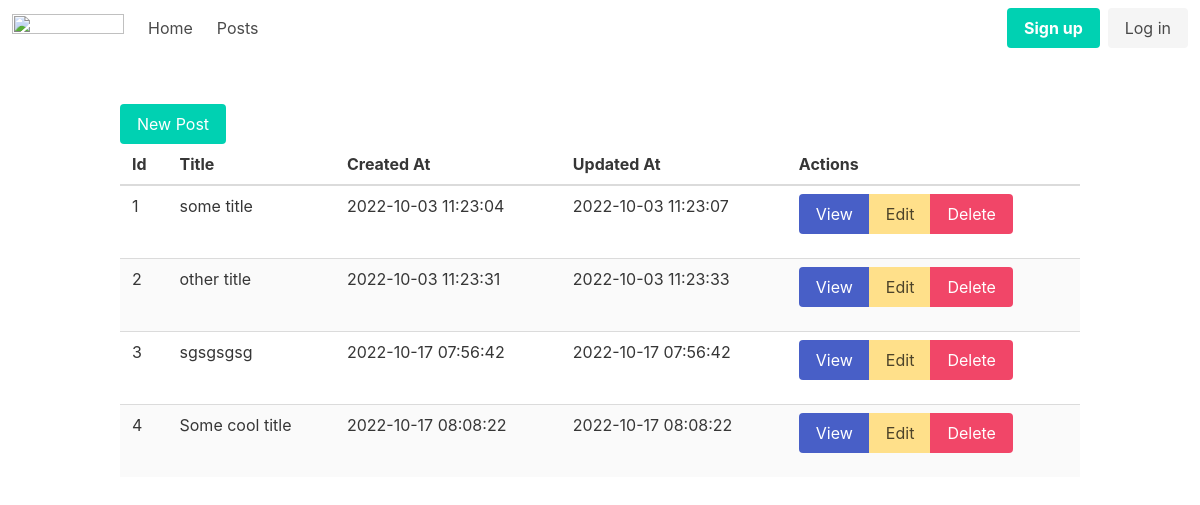
Page /posts on the earlier database version.
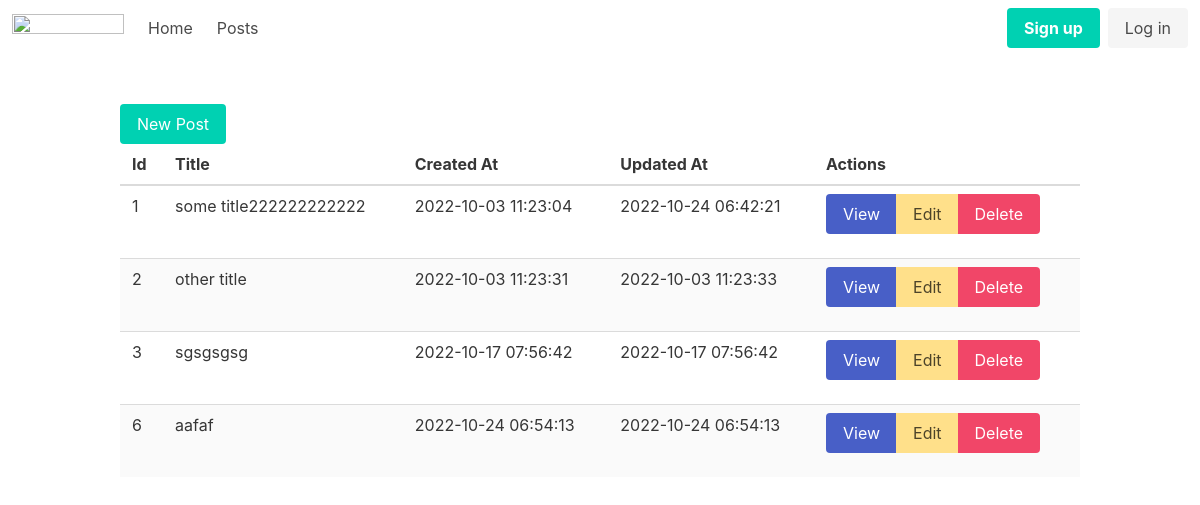
Same page on the later database version.
### tables this page shows
CREATE TABLE posts
(
	id integer
		constraint posts_pk
			primary key autoincrement,
	title text,
	body text not null,
	created_at datetime not null,
	updated_at datetime not null
);

### src/Router.php (called while the page is built, shortened)
<?php
class Router {
    public static $routes = [];
    public $path;
    public $method;
    public function __construct($path, $method)
    {
        $this->path = parse_url($path, PHP_URL_PATH);
        $this->method = $method;
    }
    public function match(){
        foreach(self::$routes as $route){
            if($route['path'] === $this->path && $route['method'] === $this->method){
                return $route;
            }
        }
    }
    public static function addRoute($method, $path, $action){
        self::$routes[] = ['method' => $method, 'path' => $path, 'action' => $action];
    }
}

### helpers.php (called while the page is built)
<?php
function view($viewName, $vars = []){
    extract($vars);
    include __DIR__ . "/views/$viewName.php";
}

### src/Controllers/PostsController.php (called while the page is built, shortened)
<?php
class PostsController {
    public function index(){
        $posts = Post::all();
        view('posts/index', compact('posts'));
    }
}

### src/DB.php (called while the page is built, shortened)
<?php
class DB {
    private $conn;
    public function __construct() {
        $this->conn = new PDO('sqlite:database.sqlite');
        $this->conn->setAttribute(PDO::ATTR_ERRMODE, PDO::ERRMODE_EXCEPTION);
    }
    public function all($table, $model){
        $statement = $this->conn->prepare("SELECT * FROM $table;");
        $statement->execute();
        return $statement->fetchAll(PDO::FETCH_CLASS, $model);
    }
}

### src/Models/Model.php (called while the page is built, shortened)
<?php
abstract class Model {
    protected static $table;
    public function __set($name, $value){
        if($name == 'created_at' || $name == 'updated_at'){
            $date = new DateTime();
            $date = $date->setTimestamp(substr($value, 0, -3));
        }
    }
    public static function all(){
        $db = new DB();
        return $db->all(static::$table, static::class);
    }
}

### views/posts/index.php (the view)
<?php include('views/partials/header.php')?>
    <a href="/posts/new" class="button is-primary">New Post</a>
    <table class="table is-fullwidth is-striped">
        <thead>
        <tr>
            <th>Id</th>
            <th>Title</th>
            <th>Created At</th>
            <th>Updated At</th>
            <th>Actions</th>
        </tr>
        </thead>
        <tbody>
            <?php foreach($posts as $post): ?>
                <tr>
                    <td><?=$post->id?></td>
                    <td><?=$post->title?></td>
                    <td><?=$post->created_at->format('Y-m-d H:i:s');?></td>
                    <td><?=$post->updated_at->format('Y-m-d H:i:s');?></td>
                    <td>
                        <div class="field has-addons">
                            <p class="control">
                                <button class="button is-link">
                                    <span>View</span>
                                </button>
                            </p>
                            <p class="control">
                                <a class="button is-warning" href="/posts/edit?id=<?=$post->id?>">
                                    <span>Edit</span>
                                </a>
                            </p>
                            <p class="control">
                                <a class="button is-danger" href="/posts/delete?id=<?=$post->id?>">
                                    <span>Delete</span>
                                </a>
                            </p>
                        </div>
                    </td>
                </tr>
            <?php endforeach; ?>
        </tbody>
    </table>
<?php include('views/partials/footer.php')?>

### public/index.php (shortened to what this page needs)
<?php
spl_autoload_register(function($className){
    $className = substr($className, strlen('App\\'));
});
require __DIR__ . '/../helpers.php';
$router = new App\Router($_SERVER['REQUEST_URI'], $_SERVER['REQUEST_METHOD']);
$match = $router->match();
if($match){
    if(is_callable($match['action'])){
        call_user_func($match['action']);
    } elseif (is_array($match['action'])){
        $method = $match['action'][1];
        $controller = new $className();
        $controller->$method();
    }
} else {
    echo 404;
}

### views/partials/header.php (shortened to what this page needs)
<!DOCTYPE html>
<html lang="en">
<head>
    <link rel="stylesheet" href="https://cdn.jsdelivr.net/npm/bulma@0.9.4/css/bulma.min.css">
</head>
<body>
<?php include('nav.php');?>
<section class="section">
    <div class="container">
        <div class="content">

### views/partials/nav.php (shortened to what this page needs)
<nav class="navbar" role="navigation" aria-label="main navigation">
  <div class="navbar-brand">
    <a class="navbar-item" href="/">
      <img src="https://bulma.io/images/bulma-logo.png" width="112" height="28">
    </a>
  </div>
  <div id="navbarBasicExample" class="navbar-menu">
    <div class="navbar-start">
      <a href="/" class="navbar-item">
        Home
      </a>
      <a href="/posts" class="navbar-item">
        Posts
      </a>
    </div>
    <div class="navbar-end">
      <div class="navbar-item">
        <div class="buttons">
          <a class="button is-primary">
            <strong>Sign up</strong>
          </a>
          <a class="button is-light">
            Log in
          </a>
        </div>
      </div>
    </div>
  </div>
</nav>

### views/partials/footer.php
</div>
</div>
</section>
</body>
</html>

Differences in the rows shown:
removed posts: id "4", title "Some cool title", format "2022-10-17 08:08:22"
changed posts id 1: title "some title" → "some title222222222222"; format "2022-10-03 11:23:07" → "2022-10-24 06:42:21"
added posts: id "6", title "aafaf", format "2022-10-24 06:54:13"
